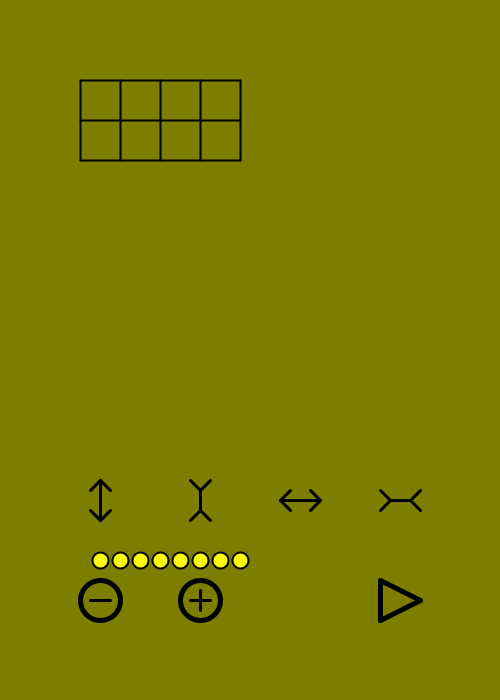
Frame 1 (no input)
Frame 60 (the mouse pressed at the canvas centre just before this capture): identical to frame 1, image omitted
Frame 120 (the mouse held since frame 60 and released just before this capture): identical to frame 1, image omitted

The Processing sketch that drew this single still picture (run headless with seeded random() and noise(); from frame 60 on, the mouse is pressed at the canvas centre):

// Processing sketch: processing_180940
// ── processing_180940.pde

// AUTO_TSUMEGO_MINI 

int TATE = 3 ;
int YOKO = 5 ;

int PHASE = 1 ;

int X = 0 ; int Y = 0 ;
int RND = 0 ;

int [][] KYM = new int[361][361] ;
int [] NKYM = new int[361] ;
int T = 0 ;
int N = 0 ;
int [] R = new int [361] ;
int Rmax = TATE * YOKO ;
int [] NBW = new int[361] ;
int KCOL = 0 ;
int IDOU = 0 ;
int Kcancel = 0 ;
int I = 0 ; int II = 0 ; int III = 0 ; int IIII = 0 ;
int [][] Z = new int [361][361] ; 
int ZT = 0 ; int ZF = 0 ; int ZZ = 0 ;
int ZZZ = 0 ;
int WSTN = 0 ;
int BSTN = 0 ;
int EPTN = 0 ;
int EPTmax = 8 ;
int KOU = 0 ;
int GP = 0 ;
int DR = 0 ;
int GI = 0 ;
int Q = 0 ;
int [] PASSED = new int [361] ;

float CLX = 0 ;
float CLY = 0 ;
float CLN = 0 ;


void setup(){
  
  size (500,700) ;
  strokeWeight( 2 ) ;
   for ( II = 0 ; II < 361 ; II++ ) {
     Z[0][II] = 9 ;
     PASSED[II] = 0 ;
     }
  
} // setup()

void draw(){
  
  
  if ( PHASE == 7 ){
    
    if ( mousePressed == true ){
      RESET() ;
    }
    
  } // PHASE == 7
  
  
  if ( PHASE == 6 ){
    
    ANS() ;
    PHASE = 7 ;
    
  } //PHASE == 6 
  
  
  
  if ( PHASE == 5 ){
    
    if ( mousePressed == true ){
      PHASE = 6 ;
    }
    
  } // PHASE == 5
  
  
  if ( PHASE == 4 ){
    
    if ( ZZZ == 0 ){
      
      RESET() ; 
      
    } // ZZZ == 0
    
    if ( ZZZ == 1 ){
      
      GOBANdraw() ;
      PHASE = 5 ;
      
    } // ZZZ == 1
  
  } // PHASE == 4
  
 
  if ( PHASE == 3 ){
    
    for ( Q = 0 ; Q < 10000 ; Q++ ){
    
     
    WSTNcount() ;
    
    if ( ( WSTN < 2 ) && ( N > 0 ) ){
      
      Z[N-1][R[N-1]] = 1 ;
      Z[N][R[N]] = 1 ;
      N = N - 1 ;
      Zcheck() ;
      R[N] = R[N] + 1 ;
                 
    } // WSTN < 1
    
    BSTNcount() ;
    
    if ( ( BSTN < 2 ) && ( N > 0 ) ){
      
      Z[N-1][R[N-1]] = 0 ;
      Z[N][R[N]] = 0 ;
      N = N - 1 ;
      Zcheck() ;
      R[N] = R[N] + 1 ;
                 
    } // BSTN < 1
    
     if (  N > ( Rmax * 1.5 )  ){
      
      ZZZ = 0  ;
      PHASE = 4 ;
      
    }
    
        
    
    if ( R[N] < Rmax ){
      
      RtoXYI() ;
      
      if ( KYM[N][I] == 0 ){
        
         for ( II = 0 ; II < ( (YOKO+2)*(TATE+2) ) ; II++ ) {
           NKYM[II] = KYM[N][II] ;
           }

      NKYM[I] = NBW[N] ;

      if ( NBW[N] == 1 ) { 
        KCOL = 2 ;
      }
      if ( NBW[N] == 2 ) { 
        KCOL = 1 ;
      }

      IIII = 1 ;

      while ( IIII <= 4 ) {

        RtoXYI() ;
        
        if ( IIII == 1 ) { 
          III = I - (YOKO+2) ;
        }
        if ( IIII == 2 ) { 
          III = I - 1 ;
        }
        if ( IIII == 3 ) { 
          III = I + 1 ;
        }
        if ( IIII == 4 ) { 
          III = I + (YOKO+2) ;
        }          

        if ( ( NKYM[III] == KCOL ) ) {

          X = III ; 
          Y = 0 ;
          while ( X > ( (YOKO+2)-1) ) {
            X = X -  (YOKO+2) ;
            Y = Y + 1 ;
          }

          Kcancel = 0 ;
          KESUone() ;    
          KESUtwo() ;

          
        }

        IIII = IIII + 1 ;
      }/// IIII < 4 

      RtoXYI() ;
      
      if ( NBW[N] == 1 ) { 
        KCOL = 1 ;
      }
      if ( NBW[N] == 2 ) { 
        KCOL = 2 ;
      }


      III = I ;


      if ( ( NKYM[III] == KCOL ) ) {

        X = III ; 
        Y = 0 ;
        while ( X > ( (YOKO+2)-1) ) {
          X = X -  (YOKO+2) ;
          Y = Y + 1 ;
        }

        Kcancel = 0 ;
        KESUone() ; 
        KESUtwo() ;

    
      }


      RtoXYI() ;
     
      IDOU = 0 ; 

      if ( NKYM[I] == 0 ) {
        IDOU = 0 ;
      }
      else {
        IDOU = 1 ;
      }
   
      
      
        KOU = 1 ;       
        KOUcheck() ;

        if (  KOU == 1  ) {
          IDOU = 0 ;
        }
        
      
      
      
      
      
      if ( IDOU == 1 ){
        
       NextStep() ;
        
      }else{ Z[N][R[N]] = 6 ; R[N] = R[N] + 1 ; } // IDOU == 1 or not
    
        
     }else{ Z[N][R[N]] = 6 ; R[N] = R[N] + 1 ; } // KYM[N][I] == 0 or not
      
     
           
    } // R[N] < Rmax
    
    if ( R[N] == Rmax ){
    
    for ( II = 0 ; II < ( (YOKO+2)*(TATE+2) ) ; II++ ) {
           NKYM[II] = KYM[N][II] ;
           }
    
    if ( N > 0 ) {      
      
    if (  PASSED[N-1] == 0  ){
      
      PASSED[N] = 1 ;
      NextStep() ;
     
    }else{ Z[N][R[N]] = 0 ; R[N] = R[N] + 1 ; }
    }else{ Z[N][R[N]] = 6 ; R[N] = R[N] + 1 ; }
    
    } // R[N] == Rmax
    
    if ( R[N] > Rmax ) {
      
      Zcheck() ;
      R[N] = R[N] + 1 ;
      
      
    }
    
    if ( PHASE == 4 ){ Q = 1000000 ; }
    
    } // Q
    
    CLOCKdraw() ;
    
    if ( ( mousePressed == true ) || ( CLN > 144 ) ){ RESET() ; }
    
  } // PHASE == 3
  
 
  if ( PHASE == 2 ){
    
    RNDGOBAN() ; 
    N = 0 ;
   
      for ( II = 0 ; II < ( (YOKO+2)*(TATE+2) ) ; II++ ) {
           KYM[N][II] = NKYM[II] ;
        }
   
   
    PHASE = 3 ;
   
    NBW[0] = 1 ;
    Rmax = TATE * YOKO ;
            
    WSTNcount() ;
    
    if ( WSTN < 2 ) { PHASE = 2 ; }
    
    EPTNcount() ;
    
    if ( EPTN > EPTmax ) { PHASE = 2 ; }
    
    BSTNcount() ;
    
    if ( BSTN < 2 ) { PHASE = 2 ; }

       
  } // PHASE == 2
   
  
  
  
  if ( PHASE == 1 ){
    
    GOBANset() ;
          
  } // PHASE == 1
  
  mousePressed = false ;
    
  
} // draw()


void GOBANset(){
  
  
    if ( GP == 0 ){ 
      
    for ( I = 0 ; I < ( 19 * 19 ) ; I++ ){
      
      NKYM[I] = 0 ;
      
    }
     
      
    X = 0 ; 
    Y = 0 ; 
    N = 0 ;
   

    for ( X = 0 ; X < (YOKO+2) ; X++) {
      I = ( (YOKO+2) * Y ) + X ;
      NKYM [I] = 3 ;
    }

    X = 0 ; 
    Y = 0 ;

    for ( Y = 0 ; Y < (TATE+2) ; Y++) {
      I = ( (YOKO+2) * Y ) + X ;
      NKYM [I] = 3 ;
    }

    X = (YOKO+2)-1 ; 
    Y = 0 ;

    for ( Y = 0 ; Y < (TATE+2) ; Y++) {
      I = ( (YOKO+2) * Y ) + X ;
      NKYM [I] = 3 ;
    }

    X = 0 ; 
    Y = (TATE+2) - 1 ;

    for ( X = 0 ; X < (YOKO+2) ; X++) {
      I = ( (YOKO+2) * Y ) + X ;
      NKYM [I] = 3 ;
    }

  
    
    GP = 1 ;
    DR = 1 ;
    
   
    
    } // GP == 0 
    
     
    if ( mousePressed == true ){
      
    GI = 0 ;    
      
    
       
       if ( ( ( ( mouseX - 400 ) * ( mouseX - 400 ) ) < 400 ) && ( ( ( mouseY - 600 ) * ( mouseY - 600 ) ) < 400 ) ){
        
          PHASE = 2 ; 
        
       }  
       
       if ( ( ( ( mouseX - 100 ) * ( mouseX - 100 ) ) < 400 ) && ( ( ( mouseY - 500 ) * ( mouseY - 500 ) ) < 400 ) ){
        
          TATE = TATE + 1 ; 
          GP = 0 ;        

       }   
       
       if ( ( ( ( mouseX - 200 ) * ( mouseX - 200 ) ) < 400 ) && ( ( ( mouseY - 500 ) * ( mouseY - 500 ) ) < 400 ) ){
        
          TATE = TATE - 1 ; 
          GP = 0 ;        

       }   
       
       if ( ( ( ( mouseX - 300 ) * ( mouseX - 300 ) ) < 400 ) && ( ( ( mouseY - 500 ) * ( mouseY - 500 ) ) < 400 ) ){
        
          YOKO = YOKO + 1 ; 
          GP = 0 ;        

       }   
       
       if ( ( ( ( mouseX - 400 ) * ( mouseX - 400 ) ) < 400 ) && ( ( ( mouseY - 500 ) * ( mouseY - 500 ) ) < 400 ) ){
        
          YOKO = YOKO - 1 ; 
          GP = 0 ;        

       }   
       
       if ( ( ( ( mouseX - 100 ) * ( mouseX - 100 ) ) < 400 ) && ( ( ( mouseY - 600 ) * ( mouseY - 600 ) ) < 400 ) ){
        
          EPTmax = EPTmax - 1 ; 
          GP = 0 ;        

       }   
       
       if ( ( ( ( mouseX - 200 ) * ( mouseX - 200 ) ) < 400 ) && ( ( ( mouseY - 600 ) * ( mouseY - 600 ) ) < 400 ) ){
        
          EPTmax = EPTmax + 1 ; 
          GP = 0 ;        

       }   
       
       if ( YOKO < 3 ){ YOKO = 3 ; }
       if ( YOKO > 9 ){ YOKO = 9 ; }
       if ( TATE < 3 ){ TATE = 3 ; }
       if ( TATE > 9 ){ TATE = 9 ; }
       if ( EPTmax < 3 ){ EPTmax = 3 ; }
       if ( EPTmax > 15 ){ EPTmax = 15 ;}
       DR = 1 ;
       Rmax = TATE * YOKO ;

    } // mousePressed


    if ( DR == 1 ){
      
      background (125,125,0) ;

    X = 0 ; 
    Y = 0 ;

    for ( X = 1 ; X <= (YOKO) ; X++ ) {
      stroke(0, 0, 0);
      line ( 40 + (40*X), 80, 40 + (40*X), ( 40 * (TATE) ) + 40  ) ;
    }
    for ( Y = 1 ; Y <= (TATE) ; Y++ ) {
      line ( 80, 40 + (40*Y), 40 + ( 40 * (YOKO) ), 40 + (40*Y) ) ;
    }

 

   
    noFill() ;
    stroke(0,0,0) ;
    strokeWeight( 5 ) ; 
    line ( 380 , 580 , 420 , 600 ) ;
    line ( 420 , 600 , 380 , 620 ) ;
    line ( 380 , 620 , 380 , 580 ) ;
    ellipse ( 100 , 600 , 40 , 40 ) ;
    ellipse ( 200 , 600 , 40 , 40 ) ; 
    strokeWeight( 3 ) ;
    line ( 90 , 600 , 110 , 600 ) ;
    line ( 190 , 600 , 210 , 600 ) ;
    line ( 200 , 590 , 200 , 610 ) ;
    line ( 100 , 480 , 100 , 520 ) ;
    line ( 100 , 480 , 90 , 490 ) ;
    line ( 100 , 480 , 110 , 490 ) ;
    line ( 100 , 520 , 90 , 510 ) ;
    line ( 100 , 520 , 110 , 510 ) ;
    line ( 200 , 490 , 200 , 510 ) ;
    line ( 200 , 490 , 190 , 480 ) ;
    line ( 200 , 490 , 210 , 480 ) ;
    line ( 200 , 510 , 190 , 520 ) ;
    line ( 200 , 510 , 210 , 520 ) ;
    line ( 280 , 500 , 320 , 500 ) ;
    line ( 280 , 500 , 290 , 490 ) ;
    line ( 280 , 500 , 290 , 510 ) ;
    line ( 320 , 500 , 310 , 490 ) ;
    line ( 320 , 500 , 310 , 510 ) ;
    line ( 390 , 500 , 410 , 500 ) ;
    line ( 390 , 500 , 380 , 490 ) ;
    line ( 390 , 500 , 380 , 510 ) ;
    line ( 410 , 500 , 420 , 490 ) ;
    line ( 410 , 500 , 420 , 510 ) ;
    strokeWeight( 2 ) ;
    fill (255,255,0) ;
    for ( X = 100 ; X < ( 100 + ( 20 * EPTmax ) ) ; X = X + 20 ){
      ellipse( X , 560 , 16, 16 ) ;
    }
   
  
    DR = 0 ;  

    } // DR == 1

  
} // GOBANset()


void KESUone() {

  I = ( ( YOKO + 2 ) * Y ) + X ;
  NKYM[I] = KCOL + 3 ;

  X = X + 1 ;
  if ( ( X >= 0 ) && ( X < (YOKO+2) ) && ( Y >= 0 ) && ( Y < (TATE+2) ) ) {
    I = ( (YOKO + 2 ) * Y ) + X ;
    if ( NKYM[I] == KCOL ) {
      KESUone() ;
    }
    if ( NKYM[I] == 0 ) {
      Kcancel = 1 ;
    }
  }

  X = X - 1 ;
  Y = Y + 1 ;
  if ( ( X >= 0 ) && ( X < (YOKO+2) ) && ( Y >= 0 ) && ( Y < (TATE+2) ) ) {
    I = ( (YOKO + 2 ) * Y ) + X ;
    if ( NKYM[I] == KCOL ) {
      KESUone() ;
    }
    if ( NKYM[I] == 0 ) {
      Kcancel = 1 ;
    }
  }

  X = X - 1 ;
  Y = Y - 1 ;
  if ( ( X > 0 ) && ( X < (YOKO+2) ) && ( Y > 0 ) && ( Y < (TATE+2 ) ) ) {
    I = ( (YOKO + 2 ) * Y ) + X ;
    if ( NKYM[I] == KCOL ) {
      KESUone() ;
    }
    if ( NKYM[I] == 0 ) {
      Kcancel = 1 ;
    }
  }

  X = X + 1 ;
  Y = Y - 1 ;
  if ( ( X > 0 ) && ( X < (YOKO+2) ) && ( Y > 0 ) && ( Y < (TATE+2) ) ) {
    I = ( (YOKO + 2 ) * Y ) + X ;
    if ( NKYM[I] == KCOL ) {
      KESUone() ;
    }
    if ( NKYM[I] == 0 ) {
      Kcancel = 1 ;
    }
  }

  Y = Y + 1 ;
} // KESUone()


void KESUtwo(){
  
    for ( II = 0 ; II < ((TATE+2)*(YOKO+2)) ; II ++ ) {
          if ( NKYM[II] == KCOL+3 ) {
            if ( Kcancel == 0 ) {
              NKYM[II] = 0 ;
            }
            if ( Kcancel == 1 ) {
              NKYM[II] = KCOL ;
            }
          }
        }
        
} // KESUtwo()


void KOUcheck(){
  
   if (  N > 0  ) {
    
       for ( III = N ; III > 0 ; III-- ){
        
        KOU = 1 ; 
        for ( II = 0 ; II < ((TATE+2)*(YOKO+2) - 1 ) ; II ++ ) {

          if ( KYM[III-1][II] != NKYM[II] ) {
            KOU = 0 ;
          }
        }
        
        if ( KOU == 1 ){ III = 0 ; }
        
       }
        
      }else {
        KOU = 0 ;
      }
     
} // KOUcheck()

void WSTNcount(){
  
  WSTN = 0 ;
    for ( I = 0 ; I < ( (TATE+2)*(YOKO+2) ) ; I++) {
      if ( KYM[N][I] == 2 ) {
        WSTN = WSTN + 1 ;
      }
    }
    
} // WSTNcount()


void BSTNcount(){
  
  BSTN = 0 ;
    for ( I = 0 ; I < ( (TATE+2)*(YOKO+2) ) ; I++) {
      if ( KYM[N][I] == 1 ) {
        BSTN = BSTN + 1 ;
      }
    }
    
} // BSTNcount()



void EPTNcount(){
  
  EPTN = 0 ;
    for ( I = 0 ; I < ( (TATE+2)*(YOKO+2) ) ; I++) {
      if ( KYM[N][I] == 0 ) {
        EPTN = EPTN + 1 ;
      }
    }
    
} // EPTNcount()


void Zcheck(){
  
  
  
  ZZ = 0 ; ZT = 0 ; ZF = 0 ;
  
  for ( III = 0 ; III <= Rmax ; III ++ ){
    
    if ( Z[N][III] == 1 ) {
            ZT = ZT + 1 ;
            ZZ = ZZ + 1 ;
          }
    if ( Z[N][III] == 0 ) { 
            ZF = ZF + 1 ;
            ZZ = ZZ + 1 ;
          }
    if ( Z[N][III] == 9 ) {
            ZZ = 9999 ;
          }
                    
    } // 0 < R < Rmax
  
  if ( ( ZT >= 1 ) && ( NBW[N] == 1 ) && ( N > 0 ) ){
    
   Z[N-1][R[N-1]] = 1 ;
   N = N - 1 ;
   Zcheck() ;
  
  }
  
  if ( ( ZT == ZZ ) && ( NBW[N] == 2 ) && ( N > 0 ) && ( ZZ > 0 ) ){
    
   Z[N-1][R[N-1]] = 1 ;
   N = N - 1 ;
   Zcheck() ;
  
  }
 
  if ( ( ZF >= 1 ) && ( NBW[N] == 2 ) && ( N > 0 ) ){
 
   Z[N-1][R[N-1]] = 0 ;
   N = N - 1 ;
   Zcheck() ;
  
  }
  
  if ( ( ZF == ZZ ) && ( NBW[N] == 1 ) && ( N > 0 ) && ( ZZ > 0 ) ){
    
   Z[N-1][R[N-1]] = 0 ;
   N = N - 1 ;
   Zcheck() ;
  
  }

 
  if ( ( ZT >= 1 ) && ( ZF >= 1 ) && ( N == 0 ) && ( ZZ < 9999 ) ){
   
    
   ZZZ = 1 ;
   PHASE = 4 ;
  
  } 
  
  if ( ( ZZ < 9999  ) && ( N == 0 ) && ( ( ZT == 0 ) || ( ZF == 0 ) ) ){
    
    ZZZ = 0 ;
    PHASE = 4 ;
    
  }  
  
} // Zcheck()



void NextStep(){
  
        N = N + 1 ;
        PASSED[N] = 0 ;
        R[N] = 0 ;
  
        for ( II = 0 ; II < 360 ; II++ ) {
            Z[N][II] = 9 ;
        }
                
        for ( II = 0 ; II < ( (YOKO+2)*(TATE+2) ) ; II++ ) {
           KYM[N][II] = NKYM[II] ;
        }
        
               
        if ( NBW[N-1] == 1 ){ NBW[N] = 2 ; }
        if ( NBW[N-1] == 2 ){ NBW[N] = 1 ; } 
       
 
                 
} // NextStep() ;


void RESET(){
  
   
    for ( II = 0 ; II < 360 ; II++ ) {
     Z[0][II] = 9 ;
     PASSED[II] = 0 ;
     }
     
     R[0] = 0 ;
    
     
    PHASE = 2 ;
    N = 0 ;
    ZZZ = 0 ;
    //CLN = 0 ;
           
} // RESET()
  
  
void ANS(){
    

    stroke(0,0,0) ; 
    
    
    X = 0 ; 
    Y = 0 ;

    for ( X = 1 ; X <= (YOKO) ; X++ ) {
      stroke(0, 0, 0);
      line ( 40 + (40*X), 400 + 80, 40 + (40*X), 400 + ( 40 * (TATE) ) + 40  ) ;
    }
    for ( Y = 1 ; Y <= (TATE) ; Y++ ) {
      line ( 80, 400 + 40 + (40*Y), 40 + ( 40 * (YOKO) ), 400 + 40 + (40*Y) ) ;
    }


    for ( I = 0 ; I < ( (TATE+2)*(YOKO+2) ) ; I ++ ) {

      X = I ; 
      Y = 0 ;
      while ( X > ( (YOKO+2)-1) ) {
        X = X -  (YOKO+2) ;
        Y = Y + 1 ;
      }

      if ( KYM[0][I] == 1 ) {
        fill(0, 0, 0) ;
        stroke(0, 0, 0) ;
        ellipse( 40 + (40*X),  400 + 40 + (40*Y), 37, 37 ) ;
      }


      if ( KYM[0][I] == 2 ) {
        fill(255, 255, 255) ;
        stroke(0,0,0) ;
        ellipse( 40 + (40*X),  400 + 40 + (40*Y), 37, 37 ) ;
      }
    }  



    for ( II = 0 ; II < ( (TATE+2)*(YOKO+2) ) ; II ++ ) {

      X = II ; 
      Y = 0 ;
      while ( X > ( (YOKO+2)-1) ) {
        X = X -  (YOKO+2) ;
        Y = Y + 1 ;
      }

       
          
       X = X - 1 ;
       Y = Y - 1 ;
       III = (Y*YOKO) + X ;
       
      if ( ( X >= 0 ) && ( X < (YOKO) ) && ( Y >= 0 ) && ( Y < (TATE) ) ){
        
         X = II ; 
          Y = 0 ;
          while ( X > ( (YOKO+2)-1) ) {
            X = X -  (YOKO+2) ;
            Y = Y + 1 ;
          }

      if ( ( Z[0][III] == 1 ) && ( KYM[0][II] == 0 )  ) {
        fill(50, 50, 255) ;
        stroke(0, 0, 0) ;
        ellipse( 40 + (40*X), 400 + 40 + (40*Y), 37, 37 ) ;
      }


      if ( ( Z[0][III] == 0 ) && ( KYM[0][II] == 0 ) ) {
        fill(255, 50, 50) ;
        stroke(0, 0, 0) ;
        ellipse( 40 + (40*X), 400 + 40 + (40*Y), 37, 37 ) ;
      }
      
      }
      
    }
  } // ANS()
  
  
  
  void RNDGOBAN(){
  
   
    N = 0 ;
    X = 1 ; 
    Y = 1 ;

    while ( Y < (TATE+1) ) {
      
    
      I = ( (YOKO + 2 ) * Y ) + X ;
      NKYM[I] = 0 ;
      RND = int(random(100)) ;
      
      if ( ( RND > 0 ) && ( RND < 30 ) ) {
        NKYM[I] = 1 ;
      }
      if ( ( RND >30 ) && ( RND < 60 ) ) {
        NKYM[I] = 2 ;
      }

      X = X + 1 ;
      if ( X > (YOKO) ) {
        X = 1 ;
        Y = Y + 1 ;
      }
    }


    X = 1 ; 
    Y = 1 ;  

    while ( Y < (TATE+2-1) ) { 

      Kcancel = 0 ; 
      KCOL = 0 ;
      I = ( (YOKO+2) * Y ) + X ;
      if ( ( NKYM[I] == 1 ) || ( NKYM[I] == 2 ) ) {
        KCOL = NKYM[I] ;
        KESUone() ;
        KESUtwo() ;
      
      }

      X = X + 1 ;
      if (X > ( YOKO+2-2) ) {
        X = 1 ;
        Y = Y + 1 ;
      }
    } 

  CLOCKdraw() ;
  

} // RNDGOBAN()



void GOBANdraw(){
  
  
     background (125,125,0) ;
     

    X = 0 ; 
    Y = 0 ;

    for ( X = 1 ; X <= (YOKO) ; X++ ) {
      stroke(0, 0, 0);
      line ( 40 + (40*X), 80, 40 + (40*X), ( 40 * (TATE) ) + 40  ) ;
    }
    for ( Y = 1 ; Y <= (TATE) ; Y++ ) {
      line ( 80, 40 + (40*Y), 40 + ( 40 * (YOKO) ), 40 + (40*Y) ) ;
    }


    for ( I = 0 ; I < ( (TATE+2)*(YOKO+2) ) ; I ++ ) {

      X = I ; 
      Y = 0 ;
      while ( X > ( (YOKO+2)-1) ) {
        X = X -  (YOKO+2) ;
        Y = Y + 1 ;
      }

      if ( KYM[0][I] == 1 ) {
        fill(0, 0, 0) ;
        stroke(0, 0, 0) ;
        ellipse( 40 + (40*X),  40 + (40*Y), 37, 37 ) ;
      }


      if ( KYM[0][I] == 2 ) {
        fill(255, 255, 255) ;
        stroke(0,0,0) ;
        ellipse( 40 + (40*X),  40 + (40*Y), 37, 37 ) ;
      }
    }  

  
} // GOBANdraw()



void RtoXYI(){
  
    X = R[N] + 1 ; 
    Y = 1 ;
    while ( X > YOKO ) {
      Y = Y + 1 ;
      X = X - YOKO ;
      }
    I = ( (YOKO + 2 ) * Y ) + X ;

} // RtoXYI()

 
 
void CLOCKdraw(){
  
   background (125,125,0) ;
   strokeWeight( 5 ) ;
   stroke (0,0,0) ;
   noFill() ;

  CLX = 90 * sin( (-1) * CLN * 2 * PI / 12 ) ;
  CLY = 90 * cos( (-1) * CLN * 2 * PI / 12 ) ;
  
  line ( 250 + (CLX/3) , 200 + (CLY/3) , 250 -  CLX  , 200 -  CLY  ) ;
  
  CLX = 60 * sin( (-1) * CLN * 2 * PI / 144 ) ;
  CLY = 60 * cos( (-1) * CLN * 2 * PI / 144 ) ;
  
  line ( 250 + (CLX/5) , 200 + (CLY/5) , 250 - CLX , 200 - CLY ) ;
  
  CLN = CLN + 0.1 ;
  
  if ( CLN > 144 ){
    CLN = 0 ; 
  }
  
  ellipse ( 250 , 200 , 200 , 200 ) ;
  strokeWeight( 2 ) ; 
  
}
   
